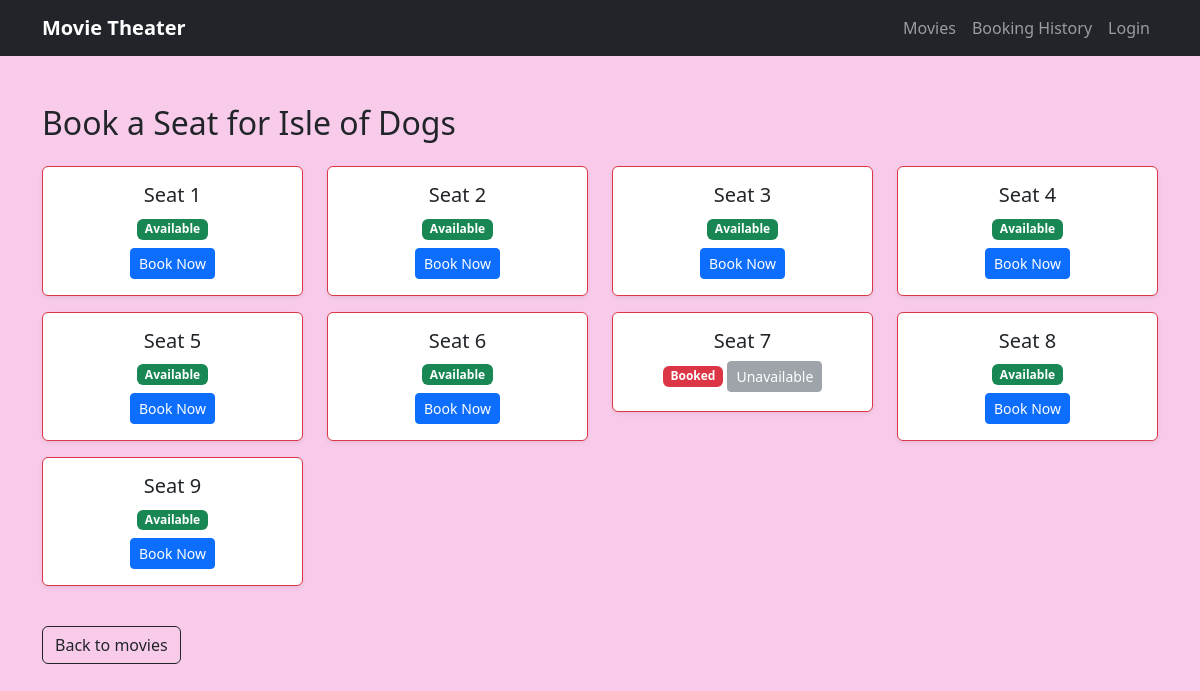
Screenshot of /book/3/ with the database file from the repository.
### bookings/models.py (models this page shows)
class Movie(models.Model):
    title = models.CharField(max_length=MAX_CHAR_LENGTH)
    description = models.TextField(max_length=MAX_CHAR_DESCRIPTION_LENGTH)
    release_date = models.DateField()
    duration = models.FloatField()

class Seat(models.Model):
    class BookingStatus(models.TextChoices):
        AVAILABLE = "Available", "Available"
        UNAVAILABLE = "Unavailable", "Unavailable"
    movie = models.ForeignKey(Movie, on_delete=models.CASCADE, related_name='seats')
    seat_num = models.IntegerField()
    booking_status = models.CharField(
        max_length=100,
        choices=BookingStatus.choices,
        default=BookingStatus.AVAILABLE
    )

### bookings/views.py (the view, shortened to what this page needs)
# urls.py: path('book/<int:movie_id>/', views.book_seat, name='book_seat'),
def book_seat(request, movie_id):
    movie = get_object_or_404(Movie, id=movie_id)
    seats = Seat.objects.filter(movie=movie)
    return render(request, "bookings/seat_booking.html", {"movie": movie, "seats": seats})

### bookings/templates/bookings/seat_booking.html (shortened to what this page needs)
{% extends "bookings/base.html" %}
{% block content %}
<h2 class="mb-4">Book a Seat for {{ movie.title }}</h2>
<div class="row">
    {% for seat in seats %}
        <div class="col-md-3 col-sm-4 col-6 mb-3">
            <div class="card text-center shadow-sm {% if seat.booking_status %} border-danger {% else %} border-success {% endif %}">
                <div class="card-body">
                    <h5 class="card-title">Seat {{ seat.seat_num }}</h5>
                    {% if seat.booking_status == "Unavailable" %}
                        <span class="badge bg-danger mb-2">Booked</span>
                        <button class="btn btn-secondary btn-sm" disabled>
                            Unavailable
                        </button>
                    {% else %}
                        <span class="badge bg-success mb-2">Available</span>
                        <form method="POST">
                            <button type="submit" class="btn btn-primary btn-sm">
                                Book Now
                            </button>
                        </form>
                    {% endif %}
                </div>
            </div>
        </div>
    {% empty %}
        <div class="col-12">
            <div class="alert alert-warning">
                No seats available for this movie
            </div>
        </div>
    {% endfor %}
</div>
<a href="/" class="btn btn-outline-dark mt-4">Back to movies</a>
{% endblock %}

### bookings/templates/bookings/base.html (style rules this page uses)
body { background-color: #f9cbeb; }

### rows the page displays
Movie: title "Isle of Dogs"
Seat: seat_num "1"
Seat: seat_num "2"
Seat: seat_num "3"
Seat: seat_num "4"
Seat: seat_num "5"
Seat: seat_num "6"
Seat: seat_num "7", booking_status "Booked"
Seat: seat_num "8"
Seat: seat_num "9"
